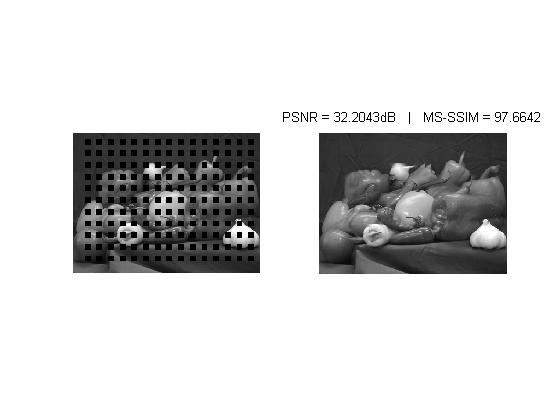
%> input picture CAD/2.jpg, 560 x 420 px
$ octave run.m   (GNU Octave 9; MATLAB toolbox functions it lacks are replaced by stand-ins)
%> lines starting %> are read from the running program, lines starting %| are printed output that depends on the picture; in (x1, y1, x2, y2) boxes, pixels count from 0 and x2, y2 are one past the last pixel; in counts of white or black regions, pixels touching at a corner belong together; the program's own positions count from 1
### CAD/simuLoss.m
%This function simulates damages in the received frame corresponding to the
%loss of one NALU (i.e. slice) given a slicing mode and the slice to be
%lost

function [y centers] = simuLoss(img, mb_size, nSlices, nLoss, mode, loss_rate)

% INPUT:
%   img     - original frame
%   nSlice  - number of slices the image is made of
%   nLoss   - indicates the slice that is lost
%   mb_size - macroblock dimensions

% OUTPUT:
%   y       - damaged frame, missing pixels are set to -1
%   centers - 2xN vector, where N is the number of missing macroblocks
%           - [row_1 row_2 ... row_N;
%              col_1 col_2 ... col_N]
%           - row_i (col_i) indicates the row (column) of the top-left
%            corner of the i^th missing macroblock
%

if nargin < 3
    mode = 'default';
elseif nargin < 6
    loss_rate = 0.10;
end

y = img;
[rows cols] = size(img);

%Dispersed slicing, as described in Recommendation H.264
if strcmp(mode, 'dispersed')

    %Extracting variables needed for slicing (see Recommendation H.264)
    PicWidthInMbs = cols/mb_size;
    PicHeightInMbs = rows/mb_size;
    PicSizeInMapUnits = PicWidthInMbs * PicHeightInMbs;
    num_slice_groups_minus1 = nSlices - 1;
    mapUnitToSliceGroupMap = zeros(1,PicSizeInMapUnits);
    %%%%%%%%%%%%%%%%%%%%%%%%%%%%%%%%%%%%%%%%%%%%%%%%%%%%%%%%%%%%%%%%%%%

    %see 8.2.2.2 "Specification for dispersed slice group map type" in
    %Recommendation H.264 (p. 116)
    for i = 0:PicSizeInMapUnits-1
        mapUnitToSliceGroupMap(i+1)  = mod((mod(i,PicWidthInMbs) + floor((floor(i/PicWidthInMbs)*(num_slice_groups_minus1+1))/2)),(num_slice_groups_minus1+1));
    end

    %Setting the missing pixels to -1 and computing "centers"
    counter = 1;
    counter_centers = 1;
    centers = zeros(2,sum(mapUnitToSliceGroupMap(counter)+1 == nLoss));
    for i = 1:mb_size:rows-mb_size+1
        for j = 1:mb_size:cols-mb_size+1

            if mapUnitToSliceGroupMap(counter)+1 == nLoss
                y(i:i+mb_size-1,j:j+mb_size-1) = -ones(mb_size);
                centers(:,counter_centers) = [i;j];
                counter_centers = counter_centers + 1;
            end
            counter = counter + 1;

        end
    end

%Slicing for testing purposes, the "famous" 25% loss where every missing
%macroblock has all its 8 closest neighbouring macroblocks available
% (REFERENCE) XXXXXXXXXXXXXXXXXXXXXXXXXXXXXXXXXXX
elseif strcmp(mode, 'default')
    auxX = floor(cols/(2*mb_size));
    auxY = floor(rows/(2*2*mb_size));
    centers = zeros(2,auxX*auxY);
    counter = 1;

    for i = 1+mb_size:2*mb_size:rows
        for j = 1:2*mb_size:cols
            if i > 1 && i < rows - mb_size && j > 1 && j < cols - mb_size
                y(i:i+mb_size-1,j:j+mb_size-1) = -ones(mb_size);
                centers(:,counter) = [i;j];
                counter = counter + 1;
            end
        end
    end


elseif strcmp(mode, 'random')
    losses = rand(1,rows*cols/mb_size^2);
    [~, indices] = sort(losses, 'descend');
    indices = indices(1:round(length(indices)*loss_rate));
    centers = zeros(2,length(indices));
    indices = sort(indices,'ascend');
    iterator = 1;
    counter = 1;


    for i = 1:mb_size:rows - mb_size
        for j = 1:mb_size:cols - mb_size
            if counter <= length(indices) && iterator == indices(counter)
                y(i:i+mb_size-1,j:j+mb_size-1) = -ones(mb_size);
                centers(:,counter) = [i;j];
                counter = counter + 1;
            end
            iterator = iterator + 1;
        end
    end

elseif strcmp(mode, 'specify')
    % 本模式基于FMO TYPE2 丢失模式，构造成图像roi区域丢失
    PicWidthInMbs = cols/mb_size;    % 以块大小计量图片：宽度
    PicHeightInMbs = rows/mb_size;   % 高度
    PicSizeInMapUnits = PicWidthInMbs * PicHeightInMbs;    % 用块大小计算图像面积
    num_slice_groups_minus1 = nSlices - 1;    % nSlices:图像由多少slice组成
    mapUnitToSliceGroupMap = zeros(1,PicSizeInMapUnits);    %散布图做编号
    % configure
    mapUnitToSliceGroupMap(461:467) = 1;
    mapUnitToSliceGroupMap(461+32:467+32) = 1;
    mapUnitToSliceGroupMap(461+32*2:467+32*2) = 1;
    mapUnitToSliceGroupMap(461+32*3:467+32*3) = 1;


    % C实现为：
    % for( i = 0; i < p_Img->PicSizeInMapUnits; i++ ){
    % p_Img->MapUnitToSliceGroupMap [i] = (byte) (((i%p_Img->PicWidthInMbs)+(((i/p_Img->PicWidthInMbs)*(pps->num_slice_groups_minus1+1))>>1))
    %  %(pps->num_slice_groups_minus1+1));}

    %for i = 0:PicSizeInMapUnits-1
    %    mapUnitToSliceGroupMap(i+1)  = mod((mod(i,PicWidthInMbs) + floor((floor(i/PicWidthInMbs)*(num_slice_groups_minus1+1))/2)),(num_slice_groups_minus1+1));
    %end

    %Setting the missing pixels to -1 and computing param:centers:
    counter = 1;
    counter_centers = 1;

    centers = zeros(2,sum(mapUnitToSliceGroupMap(counter)+1 == nLoss));
    %centers?什么作用，为什么它是二维矩阵

    for i = 1:mb_size:rows-mb_size+1
        for j = 1:mb_size:cols-mb_size+1

            if mapUnitToSliceGroupMap(counter) == nLoss
                y(i:i+mb_size-1,j:j+mb_size-1) = -ones(mb_size);% 选定块置 -1
                centers(:,counter_centers) = [i;j];
                counter_centers = counter_centers + 1;
            end
            counter = counter + 1;

        end
    end


else
    display('Error: Invalid slicing mode')
end


end

### CAD/getCounters.m
%This functions gets the eight counters "d" described in Section 3.

function d = getCounters(support_area, mb_size)

% INPUT:
%   support_area - area around the missing macroblock (included), that also
%                contains correctly received and decoded pixels
%   mb_size      - macroblock dimensions (in pixels)
%
% OUTPUT:
%   d           - gradient counters
%

d = zeros(1,8);

%We assume that the missing macroblock is located exactly at the center of
%the support area (which is squared). Thus, the top-left corner of the
%missing macroblock within the support area is located at
%[delimiter, delimiter].
delimiter = (length(support_area(1,:)) - mb_size)/2;

% Sobel operators %%%%%%
Sy = [-1 -2 -1;
       0  0  0;
       1  2  1];

Sx = [-1 0 1;
      -2 0 2;
      -1 0 1];
%%%%%%%%%%%%%%%%%%%%%%%%

%Exploring the support area...
for i = 2:length(support_area(1,:))-1
    for j = 2:length(support_area(1,:))-1

        %We make sure no pixel in 3x3 area needed for Sobel operator is
        %missing
        if min(min(support_area(i-1:i+1,j-1:j+1))) >= 0

            %Applying the Sobel operator
            gx = sum(sum(Sx.*support_area(i-1:i+1,j-1:j+1)));
            gy = sum(sum(Sy.*support_area(i-1:i+1,j-1:j+1)));

            slope = (gx/gy);
            offset = -(i) - ((j)*slope);

            %Checking whether the (prolongation of the) edge crosses the missing macroblock
            for p = delimiter+1:delimiter+delimiter
                if (slope*p+offset >= -(delimiter+delimiter) && slope*p+offset <= -(delimiter+1))  || (slope>delimiter && j>delimiter && j<= delimiter+delimiter)

                    theta = atan(slope)/pi*180;
                    if theta < 0
                        theta = theta + 180;
                    end

                    %Computing the counters "d" (Section 3)
                    d(mod(round(theta/22.5)+8,8)+1) = d(mod(round(theta/22.5)+8,8)+1) + sqrt(gx^2 + gy^2);
                    break
                end
            end
        end
    end
end

end

### CAD/decideMode.m
% This function performs the content estimation as described in Section 3.

function [content angSelector] = decideMode(d)

% INPUT:
%   d           - gradient counters, see Section 3.
%
% OUTPUT:
%   content     - content estimate
%               = 1 -> smooth
%               = 2 -> edges
%               = 3 -> texture
%   angSelector - 1x8 boolean vector, set to zero unless the content
%               estimate is "edges", in that case is set to 1 for every
%               relevant direction (edge)
%

angSelector = zeros(1,8);

%Thresholds as specified in Section 5 %%%%%%%%%%%%%%%%%
T = 0.55;
Td = 3000;
TN = 3;
%%%%%%%%%%%%%%%%%%%%%%%%%%%%%%%%%%%%%%%%%%%%%%%%%%%%%%%

%Filtering weak edges and getting the strongest edge %%
d = d.*(d>T*max(d));
dmax = max(d);
%%%%%%%%%%%%%%%%%%%%%%%%%%%%%%%%%%%%%%%%%%%%%%%%%%%%%%%

%smooth content
if dmax < Td
    content = 1;

%edges
elseif dmax >= Td && sum(d > 0) <= TN
    content = 2;
    angSelector = d;

%texture
else
    content = 3;
end

end

### CAD/bestMatch.m
%This function finds the best matching macroblock by minimizing the squared
%error, see Eq.(4)

function block_conc = bestMatch(center, mask, mb_size)

% INPUT:
%   center     - 2x1 vector containing the row and the column of the top-left
%              pixel of the missing macroblock within the image
%   mask       - received (lossy) frame
%   mb_size    - macroblock dimensions (in pixels)
%
% OUTPUT:
%   block_conc - mb_size x mb_size matrix containing the concealed block
%

r = center(1);
c = center(2);

%Getting the outer layer of the missing macroblock %%%%%%%%%%%%%%%%%%%%%%%%
neighbourhood = zeros(1,4*mb_size + 4);
neighbourhood(1:mb_size+2) = mask(r-1,c-1:c+mb_size);
neighbourhood(mb_size+3:mb_size+3+mb_size) = mask(r:r+mb_size,c+mb_size);
neighbourhood(mb_size+mb_size+4:mb_size+mb_size+4+mb_size) = mask(r+mb_size,c+mb_size-1:-1:c-1);
neighbourhood(mb_size+mb_size+mb_size+5:mb_size+mb_size+mb_size+5+mb_size-1) = mask(r+mb_size-1:-1:r,c-1);
%%%%%%%%%%%%%%%%%%%%%%%%%%%%%%%%%%%%%%%%%%%%%%%%%%%%%%%%%%%%%%%%%%%%%%%%%%%

%Search area as specified in Section 4, see also Eq.(4) %%%%%%%%%%%%%%%%%%%
search_area = 5;
%%%%%%%%%%%%%%%%%%%%%%%%%%%%%%%%%%%%%%%%%%%%%%%%%%%%%%%%%%%%%%%%%%%%%%%%%%%

block_conc = zeros(mb_size);
[rows cols] = size(mask);
TH = 10^6;

%Exploring the search area
for i = max(2,r-search_area*mb_size):min(rows-mb_size,r+mb_size+search_area*mb_size)
    for j = max(2,c-search_area*mb_size):min(cols-mb_size,c+mb_size+search_area*mb_size)

        %If the candidate macroblock is complete...
        mb = mask(i:i+mb_size-1,j:j+mb_size-1);
        if min(mb(:)) < 0
            continue

        %...then get its outer layer...
        else
            candidate = zeros(1,4*mb_size + 4);
            candidate(1:mb_size+2) = mask(i-1,j-1:j+mb_size);
            candidate(mb_size+3:mb_size+3+mb_size) = mask(i:i+mb_size,j+mb_size);
            candidate(mb_size+mb_size+4:mb_size+mb_size+4+mb_size) = mask(i+mb_size,j+mb_size-1:-1:j-1);
            candidate(mb_size+mb_size+mb_size+5:mb_size+mb_size+mb_size+5+mb_size-1) = mask(i+mb_size-1:-1:i,j-1);

            %...and compute the squared error
            aux = (candidate >= 0);
            sq_error = sum((((neighbourhood - candidate).^2).*aux))/sum(aux);
            if sq_error < TH
                block_conc = mb;
                TH = sq_error;
            end
        end
    end
end

end

### CAD/bilinearInterpolation.m
%This function performs the concealment for one macroblock according to
%Eq.(1) of the paper:
%Salama, P., Shroff, N.B., Coyle, E.J., Delp, E.J., "Error
%concealment techniques for encoded video streams", ICIP 1995

function y = bilinearInterpolation(support_area, lambda)

% INPUT:
%   support_area - contains all the available pixels (1 pixel thick layer)
%                around the missing macroblock
%   lambda       - parameter that determines the combination of vertical
%                and horizontal interpolations, see Eq.(1)
% OUTPUT
%   y            - concealed macroblock
%

mb_size = (length(support_area(1,:))-2);
y = zeros(mb_size);

for i = 1+1:length(support_area(1,:))-1
    if support_area(1,i) < 0
        support_area(1,i) = support_area(end,i);
    end
    if support_area(end,i) < 0
        support_area(end,i) = support_area(1,i);
    end
    if support_area(i,1) < 0
        support_area(i,1) = support_area(i,end);
    end
    if support_area(i,end) < 0
        support_area(i,end) = support_area(i,1);
    end
end


for i = 1:mb_size
    for j = 1:mb_size

        mu1 = j/(mb_size+1);    %horizontal distance
        mu2 = i/(mb_size+1);    %vertical distance

        y(i,j) = lambda*(mu1*support_area(i+1,end) + (1-mu1)*support_area(i+1,1)) + (1-lambda)*(mu2*support_area(end,j+1) + (1-mu2)*support_area(1,j+1));

    end
end


end

### CAD/run.m
%%%%%%%%%%%%%%%%%%%%%%%%%%%%%%%%%%%%%%%%%%%%%%%%%%%%%%%%%%%%%%%%%%%%
%                                                                  %
%   Copyright (c) 2011 by                                          %
%   Jan Koloda                                                     %
%   Universidad de Granada, Granada, Spain                         %
%   - all rights reserved -                                        %
%                                                                  %
%   This is an implementation of the algorithm described in:       %
%   Shirani, S., Kossentini, F., Ward, R., "An adaptive Markov     %
%   random field based error concealment method for video          %
%   communication in an error prone environment", ICASSP 1999      %
%                                                                  %
%                                                                  %
%   This program is free of charge for personal and scientific     %
%   use (with proper citation). The author does NOT give up his    %
%   copyright. Any commercial use is prohibited.                   %
%   YOU ARE USING THIS PROGRAM AT YOUR OWN RISK! THE AUTHOR        %
%   IS NOT RESPONSIBLE FOR ANY DAMAGE OR DATA-LOSS CAUSED BY THE   %
%   USE OF THIS PROGRAM.                                           %
%                                                                  %
%   If you have any questions please contact:                      %
%                                                                  %
%   Jan Koloda                                                     %
%   Dpt. Signal Theory, Networking and Communication               %
%   Universidad de Granada                                         %
%   Granada, Spain                                                 %
%                                                                  %
%                                                                  %
%   email: janko @ ugr.es                                          %
%                                                                  %
%%%%%%%%%%%%%%%%%%%%%%%%%%%%%%%%%%%%%%%%%%%%%%%%%%%%%%%%%%%%%%%%%%%%

%% init
clear;
clc;

%% Loading the image and parsing it to grey level, if needed
[filename,pathname]=uigetfile({'*.tiff';'*.tif';'*.*';'*.bmp'},'图像文件');
%> the answer given: 2.jpg
file=[pathname,filename];
img = imread(file);
%> img is the input picture: size 420x560x3 uint8; min 0, max 255, mean 213.5
[r c d] = size(img);
%> r = 420; c = 560; d = 3
if d > 1
    img = double(rgb2gray(img));
%> img: size 420x560 double
else
    img = double(img);
end

%% Generating losses
tic    %开始计时

slice_to_be_lost = 1;
nSlices = 2;
mb_size = 16;
mode = 'specify';

%Cropping the image so it is made of an integer number of macroblocks %%%%%
img = img(1:floor(r/mb_size)*mb_size,1:floor(c/mb_size)*mb_size);
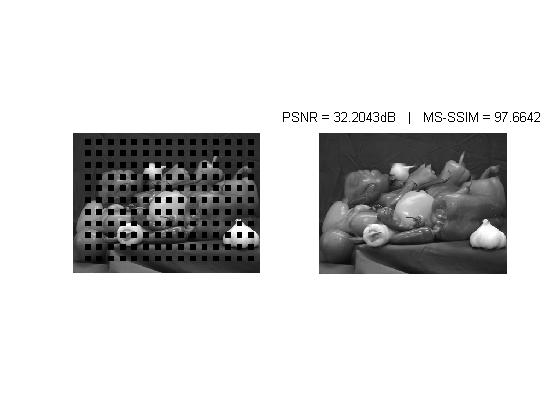
%> img: size 416x560 double; min 0, max 255, mean 213.1
[r c] = size(img);
%> r = 416
%%%%%%%%%%%%%%%%%%%%%%%%%%%%%%%%%%%%%%%%%%%%%%%%%%%%%%%%%%%%%%%%%%%%%%%%%%%

[mask centers] = simuLoss(img, mb_size, nSlices, slice_to_be_lost, mode);
%> after the loop in simuLoss, `for i = 1:mb_size:rows-mb_size+1`:
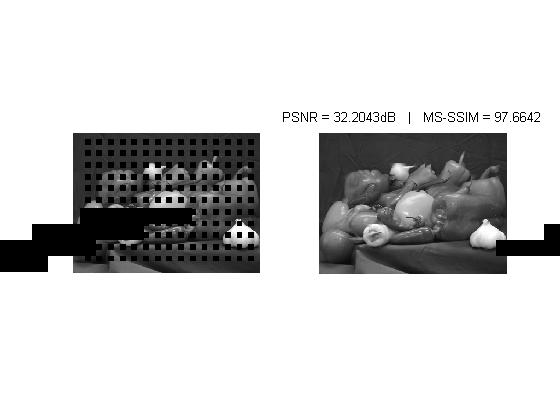
%> y: size 416x560 double; 3.08% of pixels changed, all inside (x1, y1, x2, y2) = (0, 208, 560, 272); drawn with min black and max white
%> after the loop in simuLoss, `for i = 1:mb_size:rows-mb_size+1`: centers = 28 columns, first 8: [209 209 209 209 209 209 209 225; 81 97 113 129 145 161 177 33]; counter = 911; counter_centers = 29
received_frame = mask;

%% Concealment

angBins = [0 22.5 45 67.5 90 112.5 135 157.5];
h = waitbar(0);
set(h,'Name','Processing')
for w = 1:length(centers(1,:))

    r = centers(1,w);
    c = centers(2,w);

    %support_area includes the missing macroblock and its 8 closest
    %neighbouring macroblocks
%> (the run ends here)
